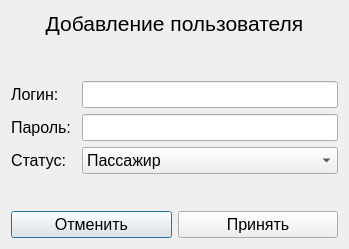
<?xml version="1.0" encoding="UTF-8"?>
<ui version="4.0">
 <class>AddUsers</class>
 <widget class="QDialog" name="AddUsers">
  <property name="geometry">
   <rect>
    <x>0</x>
    <y>0</y>
    <width>349</width>
    <height>249</height>
   </rect>
  </property>
  <property name="windowTitle">
   <string>Dialog</string>
  </property>
  <layout class="QGridLayout" name="gridLayout">
   <item row="0" column="0">
    <widget class="QLabel" name="label">
     <property name="font">
      <font>
       <pointsize>16</pointsize>
      </font>
     </property>
     <property name="text">
      <string>Добавление пользователя</string>
     </property>
     <property name="alignment">
      <set>Qt::AlignCenter</set>
     </property>
    </widget>
   </item>
   <item row="4" column="0">
    <layout class="QGridLayout" name="gridLayout_3">
     <item row="0" column="0">
      <widget class="QPushButton" name="cancel">
       <property name="font">
        <font>
         <pointsize>12</pointsize>
        </font>
       </property>
       <property name="cursor">
        <cursorShape>PointingHandCursor</cursorShape>
       </property>
       <property name="text">
        <string>Отменить</string>
       </property>
      </widget>
     </item>
     <item row="0" column="1">
      <widget class="QPushButton" name="accept">
       <property name="font">
        <font>
         <pointsize>12</pointsize>
        </font>
       </property>
       <property name="cursor">
        <cursorShape>PointingHandCursor</cursorShape>
       </property>
       <property name="text">
        <string>Принять</string>
       </property>
      </widget>
     </item>
    </layout>
   </item>
   <item row="2" column="0">
    <layout class="QGridLayout" name="gridLayout_2">
     <item row="0" column="0">
      <widget class="QLabel" name="login">
       <property name="font">
        <font>
         <pointsize>12</pointsize>
        </font>
       </property>
       <property name="text">
        <string>Логин:</string>
       </property>
      </widget>
     </item>
     <item row="0" column="1">
      <widget class="QLineEdit" name="L_login">
       <property name="font">
        <font>
         <pointsize>12</pointsize>
        </font>
       </property>
      </widget>
     </item>
     <item row="3" column="1">
      <widget class="QComboBox" name="L_status">
       <property name="font">
        <font>
         <pointsize>12</pointsize>
        </font>
       </property>
       <property name="cursor">
        <cursorShape>PointingHandCursor</cursorShape>
       </property>
       <item>
        <property name="text">
         <string>Пассажир</string>
        </property>
       </item>
       <item>
        <property name="text">
         <string>Диспетчер</string>
        </property>
       </item>
       <item>
        <property name="text">
         <string>Администратор</string>
        </property>
       </item>
      </widget>
     </item>
     <item row="3" column="0">
      <widget class="QLabel" name="status">
       <property name="font">
        <font>
         <pointsize>12</pointsize>
        </font>
       </property>
       <property name="text">
        <string>Статус: </string>
       </property>
      </widget>
     </item>
     <item row="2" column="0">
      <widget class="QLabel" name="password">
       <property name="font">
        <font>
         <pointsize>12</pointsize>
        </font>
       </property>
       <property name="text">
        <string>Пароль: </string>
       </property>
      </widget>
     </item>
     <item row="2" column="1">
      <widget class="QLineEdit" name="L_password">
       <property name="font">
        <font>
         <pointsize>12</pointsize>
        </font>
       </property>
       <property name="echoMode">
        <enum>QLineEdit::Password</enum>
       </property>
      </widget>
     </item>
    </layout>
   </item>
   <item row="3" column="0">
    <widget class="QLabel" name="Error">
     <property name="minimumSize">
      <size>
       <width>0</width>
       <height>25</height>
      </size>
     </property>
     <property name="maximumSize">
      <size>
       <width>16777215</width>
       <height>25</height>
      </size>
     </property>
     <property name="font">
      <font>
       <pointsize>10</pointsize>
      </font>
     </property>
     <property name="cursor">
      <cursorShape>ForbiddenCursor</cursorShape>
     </property>
     <property name="styleSheet">
      <string notr="true"/>
     </property>
     <property name="text">
      <string/>
     </property>
     <property name="alignment">
      <set>Qt::AlignCenter</set>
     </property>
    </widget>
   </item>
   <item row="1" column="0">
    <spacer name="verticalSpacer_2">
     <property name="orientation">
      <enum>Qt::Vertical</enum>
     </property>
     <property name="sizeHint" stdset="0">
      <size>
       <width>20</width>
       <height>40</height>
      </size>
     </property>
    </spacer>
   </item>
  </layout>
 </widget>
 <resources/>
 <connections>
  <connection>
   <sender>accept</sender>
   <signal>clicked()</signal>
   <receiver>AddUsers</receiver>
   <slot>accept()</slot>
   <hints>
    <hint type="sourcelabel">
     <x>282</x>
     <y>225</y>
    </hint>
    <hint type="destinationlabel">
     <x>164</x>
     <y>124</y>
    </hint>
   </hints>
  </connection>
  <connection>
   <sender>cancel</sender>
   <signal>clicked()</signal>
   <receiver>AddUsers</receiver>
   <slot>reject()</slot>
   <hints>
    <hint type="sourcelabel">
     <x>198</x>
     <y>225</y>
    </hint>
    <hint type="destinationlabel">
     <x>164</x>
     <y>124</y>
    </hint>
   </hints>
  </connection>
 </connections>
</ui>
